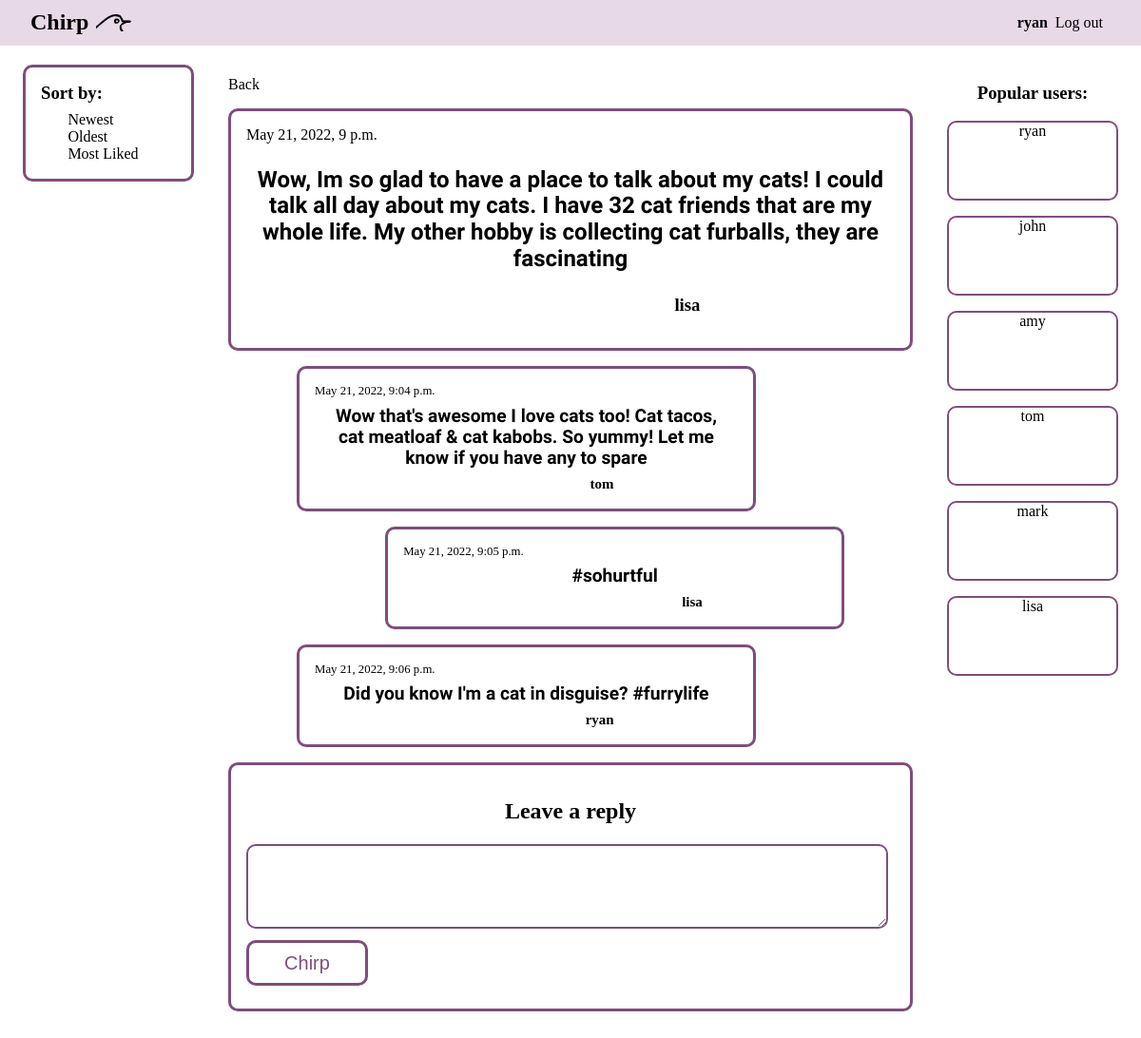
The app's page /qo84A (signed in) with its own data.
### ChirpApp/models.py (models this page shows, shortened)
class Post(models.Model):
    content = models.CharField(max_length=200)
    author = models.CharField(max_length=200)
    date = models.DateTimeField(auto_now=True)
    FontType = models.TextChoices("FontType", "bold old wild")
    font = models.CharField(choices=FontType.choices, max_length=4)
    slug = models.SlugField(unique=True, db_index=True)

class Comment(models.Model):
    content = models.CharField(max_length=120)
    post = models.ForeignKey(Post, on_delete=models.CASCADE, related_name="comments")
    author = models.CharField(max_length=200)
    date = models.DateTimeField(auto_now=True)

### ChirpApp/views.py (the view, shortened to what this page needs)
# urls.py: path("<slug:slug>", views.SinglePostView.as_view(), name="post-detail-page"), #/12345
class SinglePostView(View):
    def get(self, request, slug):
        post = Post.objects.get(slug=slug)
        context = {
            "post": post,
            "comment_form": CommentForm(),
            "comments": post.comments.all().order_by("id"),
            "users": User.objects.all(),
        }
        return render(request, "ChirpApp/post-detail.html", context)

### ChirpApp/forms.py
class CommentForm(forms.ModelForm):
    content = forms.CharField(label='', widget=forms.Textarea(attrs={"rows": "3", "maxlength": "120"}))
    class Meta:
        model = Comment
        exclude = ["post", "author"]
        labels = {
            "content": ""
        }

### ChirpApp/templates/ChirpApp/post-detail.html (shortened to what this page needs)
{% extends 'base.html' %}
{% load static %}
{% block css_files %}
  <link rel="stylesheet" href="{% static "ChirpApp/post-detail.css" %}" />
  <link rel="stylesheet" href="{% static "ChirpApp/includes/header.css" %}" />
  <link rel="stylesheet" href="{% static "ChirpApp/includes/navigation.css" %}" />
  <link rel="stylesheet" href="{% static "ChirpApp/includes/decoration.css" %}" />
  <link rel="stylesheet" href="{% static "ChirpApp/includes/post.css" %}" />
{% endblock %}
{% block content %}
  {% include "ChirpApp/includes/header.html" %}
  {% include "ChirpApp/includes/navigation.html" %}
  {% include "ChirpApp/includes/decoration.html" %}
  <main>
    <a href="{% url 'home' %}">Back</a>
    <section id="main-post">
      <span>{{ post.date }}</span>
      <h2 class="{{ post.font }}">{{ post.content|linebreaks }}</h2>
      <h3>{{ post.author }}</h3>
    </section>
    <div class="comments" id="comments">
      {% for comment in comments %}
        <section class="comment">
          <p>{{ comment.date }}</p>
          <h2 class="{{ post.font }}">{{ comment.content|linebreaks }}</h2>
          <h3>{{ comment.author }}</h3>
        </section>
      {% endfor %}
    </div>
    <section class="commentform" id="comment-form">
      {% if user.is_authenticated %}
        <h2>Leave a reply</h2>
        <form action="{% url "post-detail-page" post.slug %}" method="POST">
          {% for form_field in comment_form %}
            <div class="form-control {% if form_field.errors %}invalid{% endif %}">
              {{ form_field }}
            </div>
          {% endfor %}
          <button>Chirp</button>
        </form>
      {% else %}
        <h2>Please <a href="{% url 'login' %}" id="h2login">login</a> to leave a comment</h2>
      {% endif %}
    </section>
    <div class="spacer"></div>
  </main>
{% endblock %}

### ChirpApp/templates/ChirpApp/includes/header.html
{% load static %}
<header>
  <a href="{% url 'home' %}" class="main-logo">
    <h2>Chirp</h2>
    <img src="{% static 'ChirpApp/images/logo.webp' %}" alt="Chirp Logo - a bird's beak." />
  </a>
  <div class="header-right">
    {% if user.is_authenticated %}
      <p><strong>{{ user.get_username }}</strong></p>
      <a href="{% url 'logout' %}">Log out</a>
    {% else %}
      <a href="#">Sign up</a>
      <a href="{% url 'login' %}">Login</a>
    {% endif %}
  </div>
</header>

### ChirpApp/templates/ChirpApp/includes/decoration.html
<div class="decor">
  <h3>Popular users:</h3>
  <ul>
    {% for user in users %}
    <li>
      {{ user.username }}
    </li>
    {% endfor %}
  </ul>
</div>

### ChirpApp/static/ChirpApp/post-detail.css (style rules this page uses)
a { text-decoration: none; color: black; }
ul { list-style: none; margin: 0; padding: 0; }
main { width: 60%; margin: 3rem auto auto; padding-top: 2rem; }
section { border: 3px solid #7E4E7C; border-radius: 10px; margin: 1rem auto; padding: 1rem; }
section h2 { text-align: center; }
section h3 { text-align: end; margin-right: 30%; }
div.comments { width: 80%; margin: auto; }
section.comment { font-size: 80%; width: 80%; }
.comment { padding: .5rem; }
.comment p, .comment h2 { margin: .5rem; }
.comment h3 { margin: .5rem 30% .5rem .5rem; }
.comment:nth-child(odd) { margin-left: 0; }
.comment:nth-child(even) { margin-right: 0; }
form button { margin: .5rem auto; width: 8rem; height: 3rem; background-color: white; font-size: 125%; color: #7E4E7C; border: 3px solid #7E4E7C; border-radius: 10px; cursor: pointer; }
textarea { width: 96%; max-width: 96%; border: 2px solid #7E4E7C; border-radius: 10px; margin: 0; padding: .5rem; font-size: 125%; }
.spacer { height: 30rem; }

### ChirpApp/static/ChirpApp/includes/header.css (style rules this page uses)
header { position: fixed; z-index: 1; top: 0; left: 0; width: 100%; overflow-x: hidden; display: flex; flex-direction: row; align-items: center; justify-content: space-between; margin: 0; background-color: #E8D9E7; height: 3rem; }
.main-logo, .header-right { display: flex; flex-direction: row; align-items: center; margin: 0 2rem; }
header h2 { margin: 0 .5rem 0 0; }
.header-right a { margin: 0 .5rem; }
header img { height: 18px; }

### ChirpApp/static/ChirpApp/includes/decoration.css (style rules this page uses)
.decor { height: 100%; width: 17%; position: fixed; z-index: 1; top: 3rem; right: 0; overflow-x: hidden; padding-top: 20px; }
.decor h3 { margin-right: 1.5rem; text-align: center; }
.decor ul { margin-right: 1.5rem; }
.decor li { border: 2px solid #7E4E7C; border-radius: 10px; margin: 1rem 0 0; min-height: 5rem; text-align: center; }

### ChirpApp/static/ChirpApp/includes/post.css (style rules this page uses)
.old { font-family: 'Macondo', cursive; }

### records on screen
Post: date "May 21, 2022, 9 p.m.", content "Wow, Im so glad to have a place to talk about my cats! I could talk all day about my cats. I have 32 cat friends that are my whole life. My other hobby is collecting cat furballs, they are fascinating", author "lisa"
Comment: date "May 21, 2022, 9:04 p.m.", content "Wow that's awesome I love cats too! Cat tacos, cat meatloaf & cat kabobs. So yummy! Let me know if you have any to spare", author "tom"
Comment: date "May 21, 2022, 9:05 p.m.", content "#sohurtful", author "lisa"
Comment: date "May 21, 2022, 9:06 p.m.", content "Did you know I'm a cat in disguise? #furrylife", author "ryan"

### other values on screen
{{ user.get_username }} "ryan"
{{ user.username }} "ryan"
{{ user.username }} "john"
{{ user.username }} "amy"
{{ user.username }} "tom"
{{ user.username }} "mark"
{{ user.username }} "lisa"
